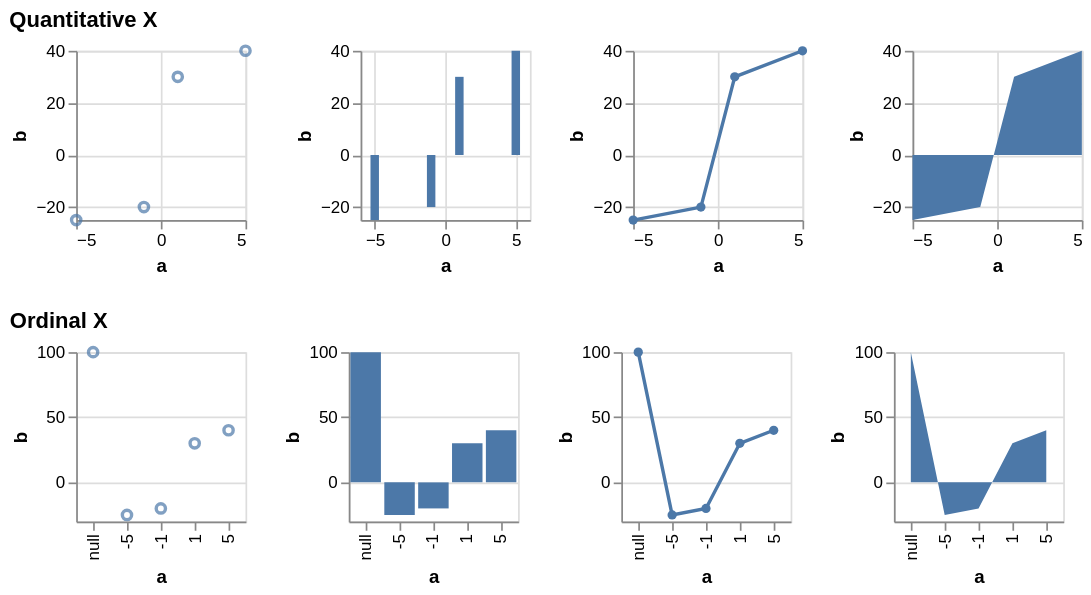

Vega-Lite specification for this chart:
### Vega-Lite specification from a JSON file in a GitHub repository (floating-point values rounded to 4 significant figures)
{"$schema": "https://vega.github.io/schema/vega-lite/v5.json", "description": "Testing invalid", "data": {"values": [{"a": null, "b": 100}, {"a": -10, "b": null}, {"a": -5, "b": -25}, {"a": -1, "b": -20}, {"a": 0, "b": null}, {"a": 1, "b": 30}, {"a": 5, "b": 40}, {"a": 10, "b": null}]}, "config": {"mark": {"invalid": "filter", "tooltip": true}}, "vconcat": [{"title": "Quantitative X", "hconcat": [{"width": 100, "height": 100, "mark": "point", "encoding": {"x": {"field": "a", "type": "quantitative"}, "y": {"field": "b", "type": "quantitative"}}}, {"width": 100, "height": 100, "mark": "bar", "encoding": {"x": {"field": "a", "type": "quantitative"}, "y": {"field": "b", "type": "quantitative"}}}, {"width": 100, "height": 100, "mark": {"type": "line", "point": true}, "encoding": {"x": {"field": "a", "type": "quantitative"}, "y": {"field": "b", "type": "quantitative"}}}, {"width": 100, "height": 100, "mark": "area", "encoding": {"x": {"field": "a", "type": "quantitative"}, "y": {"field": "b", "type": "quantitative"}}}]}, {"title": "Ordinal X", "hconcat": [{"width": 100, "height": 100, "mark": "point", "encoding": {"x": {"field": "a", "type": "ordinal"}, "y": {"field": "b", "type": "quantitative"}}}, {"width": 100, "height": 100, "mark": "bar", "encoding": {"x": {"field": "a", "type": "ordinal"}, "y": {"field": "b", "type": "quantitative"}}}, {"width": 100, "height": 100, "mark": {"type": "line", "point": true}, "encoding": {"x": {"field": "a", "type": "ordinal"}, "y": {"field": "b", "type": "quantitative"}}}, {"width": 100, "height": 100, "mark": "area", "encoding": {"x": {"field": "a", "type": "ordinal"}, "y": {"field": "b", "type": "quantitative"}}}]}]}
